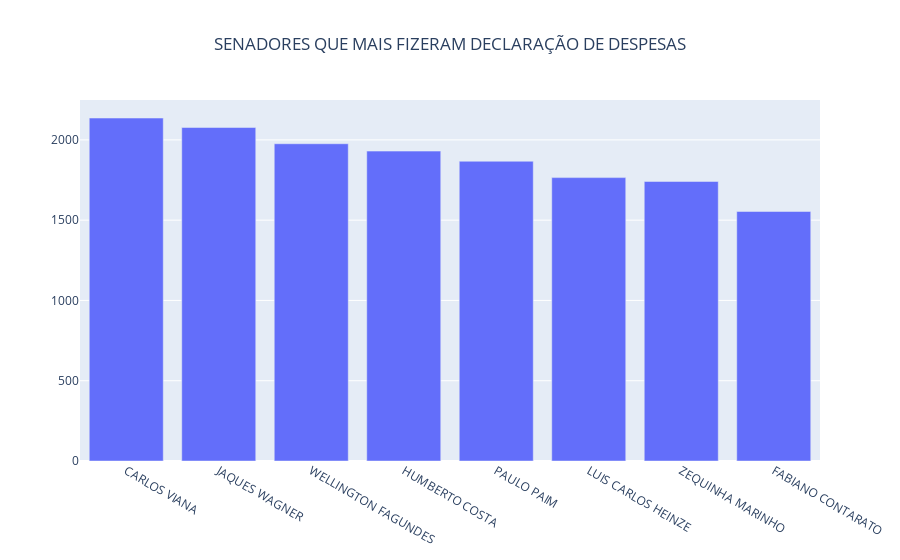
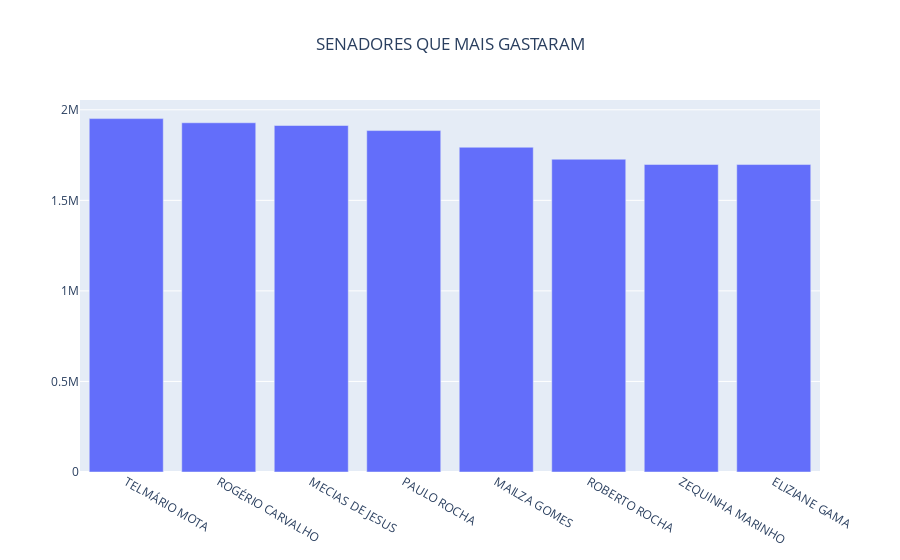

These figures' notebook cell, in order:
### Code cell
# Eixos Gráfico

x = senadores_contagem['index']
y = senadores_contagem['SENADOR']

x_2 = senadores['SENADOR']
y_2 = senadores['VALOR_REEMBOLSADO']

# Criar a figura
fig = go.Figure(data=[go.Bar(x=x, y=y)])
fig_2 = go.Figure(data=[go.Bar(x=x_2, y=y_2)])

# Configurações
fig.update_layout(title='SENADORES QUE MAIS FIZERAM DECLARAÇÃO DE DESPESAS', title_x = 0.5)
fig_2.update_layout(title='SENADORES QUE MAIS GASTARAM', title_x = 0.5)

# Exibir o gráfico
fig.show()
fig_2.show()

### Figure 1 — Plotly figure (JSON) as saved in the notebook; plotly's stock layout.template omitted (floating-point values rounded to 4 significant figures)
{"data": [{"type": "bar", "x": ["CARLOS VIANA", "JAQUES WAGNER", "WELLINGTON FAGUNDES", "HUMBERTO COSTA", "PAULO PAIM", "LUIS CARLOS HEINZE", "ZEQUINHA MARINHO", "FABIANO CONTARATO"], "y": [2136, 2077, 1976, 1930, 1867, 1765, 1741, 1554]}], "layout": {"title": {"text": "SENADORES QUE MAIS FIZERAM DECLARAÇÃO DE DESPESAS", "x": 0.5}}}

### Figure 2 — Plotly figure (JSON) as saved in the notebook; plotly's stock layout.template omitted (floating-point values rounded to 4 significant figures)
{"data": [{"type": "bar", "x": ["TELMÁRIO MOTA", "ROGÉRIO CARVALHO", "MECIAS DE JESUS", "PAULO ROCHA", "MAILZA GOMES", "ROBERTO ROCHA", "ZEQUINHA MARINHO", "ELIZIANE GAMA"], "y": [1951401, 1928300, 1913242, 1885315, 1793121, 1727058, 1698141, 1697709]}], "layout": {"title": {"text": "SENADORES QUE MAIS GASTARAM", "x": 0.5}}}
